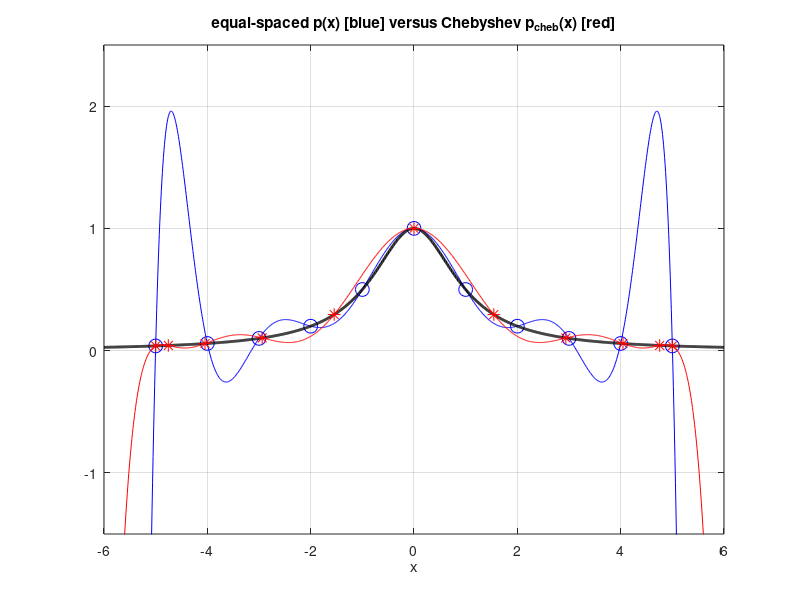

Reproduce this figure in MATLAB.
% RUNGEEXAMPLE  After the end of class on Friday 1/25 I talked about
% a famous polynomial interpolation example.
%
% Extra Credit:  Put a loop around this and show a movie demonstrating
% the non-convergence of the equally-spaced case and the convergence
% of the Chebyshev case, as the number of points increases.

f = @(x) 1./(1+x.^2);          % this is called the "Runge function"

% compute p(x) which fits f(x) at equally-spaced points:
x = -5:1:5;                    % 11 equally-spaced points
y = f(x);                      % we want to fit the data (x,f(x)) = (x,y)
c = polyfit(x,y,10);           % c = coeffs of degree 10 poly through data

% plot points and p(x) and f(x)
figure(1), clf
plot(x,y,'bo','markersize',10) % data as blue circles
hold on
xx = -6:.01:6;                 % lots of points for smooth plot
plot(xx,polyval(c,xx),'b')     % smooth plot of p(x)
plot(xx,f(xx),'k','linewidth',2.0) % smooth plot of f(x)

% compute and plot p_cheb(x) which fits f(x) at 11 "Chebyshev" points
xcheb = 5 * cos((0:10)*pi/10); % the Cheb. points
plot(xcheb,f(xcheb),'r*','markersize',9)
ccheb = polyfit(xcheb,f(xcheb),10); % coefficients of p_cheb(x)
plot(xx,polyval(ccheb,xx),'r')

% finalize plot
axis([-6 6 -1.5 2.5])
grid on
xlabel('x')
title('equal-spaced p(x) [blue] versus Chebyshev p_{cheb}(x) [red]')
hold off
